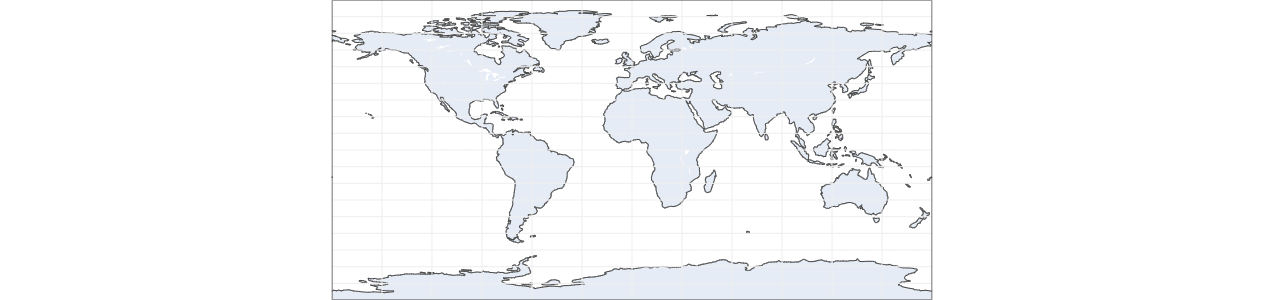

The Python source for this figure:
import plotly.graph_objects as go # chama o módulo como go para a biblioteca 

fig = go.Figure(go.Scattergeo()) # Cria a fígura e chama o modo geográfico 
# Configuração do mapa
fig.update_geos(lataxis_showgrid=True, lonaxis_showgrid=True) # Linhas de Grade latitude e longitude ATIVADAS
fig.update_layout(height=300, margin={"r":0,"t":0,"l":0,"b":0}) # configuração de altura e margem

fig.show() # Plota o gráfico

'''O escopo contém limites estaduais em ambas as resoluções, e usa a projeção especial que move o Alasca e o Havaí mais perto dos 
"48 estados inferiores" para reduzir a distorção da projeção e produzir um mapa mais compacto."usa"'albers usa'''
